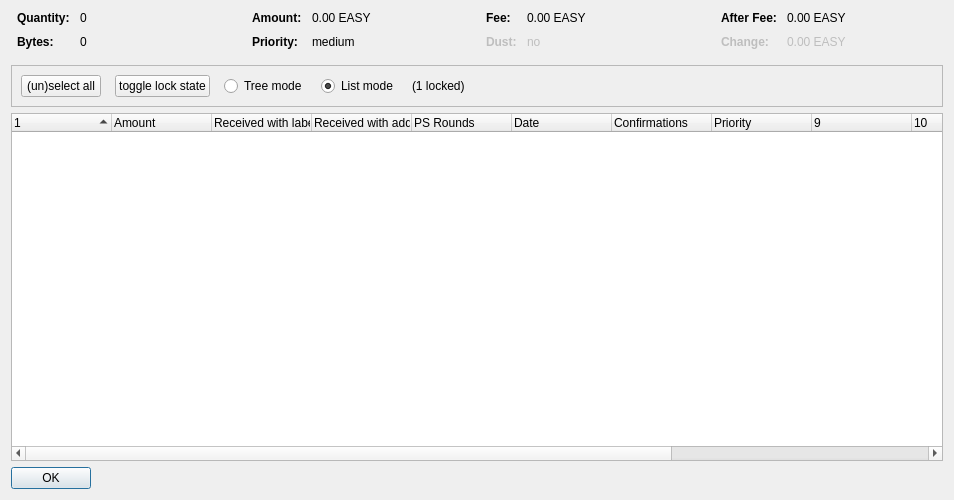
<?xml version="1.0" encoding="UTF-8"?>
<ui version="4.0">
 <class>CoinControlDialog</class>
 <widget class="QDialog" name="CoinControlDialog">
  <property name="geometry">
   <rect>
    <x>0</x>
    <y>0</y>
    <width>954</width>
    <height>500</height>
   </rect>
  </property>
  <property name="windowTitle">
   <string>Coin Selection</string>
  </property>
  <layout class="QVBoxLayout" name="verticalLayout">
   <item>
    <layout class="QHBoxLayout" name="horizontalLayoutTop" stretch="0,0,0,0">
     <property name="topMargin">
      <number>0</number>
     </property>
     <property name="bottomMargin">
      <number>10</number>
     </property>
     <item>
      <layout class="QFormLayout" name="formLayoutCoinControl1">
       <property name="horizontalSpacing">
        <number>10</number>
       </property>
       <property name="verticalSpacing">
        <number>10</number>
       </property>
       <property name="leftMargin">
        <number>6</number>
       </property>
       <property name="rightMargin">
        <number>6</number>
       </property>
       <item row="0" column="0">
        <widget class="QLabel" name="labelCoinControlQuantityText">
         <property name="font">
          <font>
           <weight>75</weight>
           <bold>true</bold>
          </font>
         </property>
         <property name="text">
          <string>Quantity:</string>
         </property>
        </widget>
       </item>
       <item row="0" column="1">
        <widget class="QLabel" name="labelCoinControlQuantity">
         <property name="cursor">
          <cursorShape>IBeamCursor</cursorShape>
         </property>
         <property name="contextMenuPolicy">
          <enum>Qt::ActionsContextMenu</enum>
         </property>
         <property name="text">
          <string notr="true">0</string>
         </property>
         <property name="textInteractionFlags">
          <set>Qt::LinksAccessibleByMouse|Qt::TextSelectableByKeyboard|Qt::TextSelectableByMouse</set>
         </property>
        </widget>
       </item>
       <item row="1" column="0">
        <widget class="QLabel" name="labelCoinControlBytesText">
         <property name="font">
          <font>
           <weight>75</weight>
           <bold>true</bold>
          </font>
         </property>
         <property name="text">
          <string>Bytes:</string>
         </property>
        </widget>
       </item>
       <item row="1" column="1">
        <widget class="QLabel" name="labelCoinControlBytes">
         <property name="cursor">
          <cursorShape>IBeamCursor</cursorShape>
         </property>
         <property name="contextMenuPolicy">
          <enum>Qt::ActionsContextMenu</enum>
         </property>
         <property name="text">
          <string notr="true">0</string>
         </property>
         <property name="textInteractionFlags">
          <set>Qt::LinksAccessibleByMouse|Qt::TextSelectableByKeyboard|Qt::TextSelectableByMouse</set>
         </property>
        </widget>
       </item>
      </layout>
     </item>
     <item>
      <layout class="QFormLayout" name="formLayoutCoinControl2">
       <property name="horizontalSpacing">
        <number>10</number>
       </property>
       <property name="verticalSpacing">
        <number>10</number>
       </property>
       <property name="leftMargin">
        <number>6</number>
       </property>
       <property name="rightMargin">
        <number>6</number>
       </property>
       <item row="0" column="0">
        <widget class="QLabel" name="labelCoinControlAmountText">
         <property name="font">
          <font>
           <weight>75</weight>
           <bold>true</bold>
          </font>
         </property>
         <property name="text">
          <string>Amount:</string>
         </property>
        </widget>
       </item>
       <item row="0" column="1">
        <widget class="QLabel" name="labelCoinControlAmount">
         <property name="cursor">
          <cursorShape>IBeamCursor</cursorShape>
         </property>
         <property name="contextMenuPolicy">
          <enum>Qt::ActionsContextMenu</enum>
         </property>
         <property name="text">
          <string notr="true">0.00 EASY</string>
         </property>
         <property name="textInteractionFlags">
          <set>Qt::LinksAccessibleByMouse|Qt::TextSelectableByKeyboard|Qt::TextSelectableByMouse</set>
         </property>
        </widget>
       </item>
       <item row="1" column="0">
        <widget class="QLabel" name="labelCoinControlPriorityText">
         <property name="font">
          <font>
           <weight>75</weight>
           <bold>true</bold>
          </font>
         </property>
         <property name="text">
          <string>Priority:</string>
         </property>
        </widget>
       </item>
       <item row="1" column="1">
        <widget class="QLabel" name="labelCoinControlPriority">
         <property name="cursor">
          <cursorShape>IBeamCursor</cursorShape>
         </property>
         <property name="contextMenuPolicy">
          <enum>Qt::ActionsContextMenu</enum>
         </property>
         <property name="text">
          <string>medium</string>
         </property>
         <property name="textInteractionFlags">
          <set>Qt::LinksAccessibleByMouse|Qt::TextSelectableByKeyboard|Qt::TextSelectableByMouse</set>
         </property>
        </widget>
       </item>
      </layout>
     </item>
     <item>
      <layout class="QFormLayout" name="formLayoutCoinControl3">
       <property name="horizontalSpacing">
        <number>10</number>
       </property>
       <property name="verticalSpacing">
        <number>10</number>
       </property>
       <property name="leftMargin">
        <number>6</number>
       </property>
       <property name="rightMargin">
        <number>6</number>
       </property>
       <item row="0" column="0">
        <widget class="QLabel" name="labelCoinControlFeeText">
         <property name="font">
          <font>
           <weight>75</weight>
           <bold>true</bold>
          </font>
         </property>
         <property name="text">
          <string>Fee:</string>
         </property>
        </widget>
       </item>
       <item row="0" column="1">
        <widget class="QLabel" name="labelCoinControlFee">
         <property name="cursor">
          <cursorShape>IBeamCursor</cursorShape>
         </property>
         <property name="contextMenuPolicy">
          <enum>Qt::ActionsContextMenu</enum>
         </property>
         <property name="text">
          <string notr="true">0.00 EASY</string>
         </property>
         <property name="textInteractionFlags">
          <set>Qt::LinksAccessibleByMouse|Qt::TextSelectableByKeyboard|Qt::TextSelectableByMouse</set>
         </property>
        </widget>
       </item>
       <item row="1" column="0">
        <widget class="QLabel" name="labelCoinControlLowOutputText">
         <property name="enabled">
          <bool>false</bool>
         </property>
         <property name="font">
          <font>
           <weight>75</weight>
           <bold>true</bold>
          </font>
         </property>
         <property name="text">
          <string>Dust:</string>
         </property>
        </widget>
       </item>
       <item row="1" column="1">
        <widget class="QLabel" name="labelCoinControlLowOutput">
         <property name="enabled">
          <bool>false</bool>
         </property>
         <property name="cursor">
          <cursorShape>IBeamCursor</cursorShape>
         </property>
         <property name="contextMenuPolicy">
          <enum>Qt::ActionsContextMenu</enum>
         </property>
         <property name="text">
          <string>no</string>
         </property>
         <property name="textInteractionFlags">
          <set>Qt::LinksAccessibleByMouse|Qt::TextSelectableByKeyboard|Qt::TextSelectableByMouse</set>
         </property>
        </widget>
       </item>
      </layout>
     </item>
     <item>
      <layout class="QFormLayout" name="formLayoutCoinControl4">
       <property name="horizontalSpacing">
        <number>10</number>
       </property>
       <property name="verticalSpacing">
        <number>10</number>
       </property>
       <property name="leftMargin">
        <number>6</number>
       </property>
       <property name="rightMargin">
        <number>6</number>
       </property>
       <item row="0" column="0">
        <widget class="QLabel" name="labelCoinControlAfterFeeText">
         <property name="font">
          <font>
           <weight>75</weight>
           <bold>true</bold>
          </font>
         </property>
         <property name="text">
          <string>After Fee:</string>
         </property>
        </widget>
       </item>
       <item row="0" column="1">
        <widget class="QLabel" name="labelCoinControlAfterFee">
         <property name="cursor">
          <cursorShape>IBeamCursor</cursorShape>
         </property>
         <property name="contextMenuPolicy">
          <enum>Qt::ActionsContextMenu</enum>
         </property>
         <property name="text">
          <string notr="true">0.00 EASY</string>
         </property>
         <property name="textInteractionFlags">
          <set>Qt::LinksAccessibleByMouse|Qt::TextSelectableByKeyboard|Qt::TextSelectableByMouse</set>
         </property>
        </widget>
       </item>
       <item row="1" column="0">
        <widget class="QLabel" name="labelCoinControlChangeText">
         <property name="enabled">
          <bool>false</bool>
         </property>
         <property name="font">
          <font>
           <weight>75</weight>
           <bold>true</bold>
          </font>
         </property>
         <property name="text">
          <string>Change:</string>
         </property>
        </widget>
       </item>
       <item row="1" column="1">
        <widget class="QLabel" name="labelCoinControlChange">
         <property name="enabled">
          <bool>false</bool>
         </property>
         <property name="cursor">
          <cursorShape>IBeamCursor</cursorShape>
         </property>
         <property name="contextMenuPolicy">
          <enum>Qt::ActionsContextMenu</enum>
         </property>
         <property name="text">
          <string notr="true">0.00 EASY</string>
         </property>
         <property name="textInteractionFlags">
          <set>Qt::LinksAccessibleByMouse|Qt::TextSelectableByKeyboard|Qt::TextSelectableByMouse</set>
         </property>
        </widget>
       </item>
      </layout>
     </item>
    </layout>
   </item>
   <item>
    <widget class="QFrame" name="frame">
     <property name="minimumSize">
      <size>
       <width>0</width>
       <height>40</height>
      </size>
     </property>
     <property name="frameShape">
      <enum>QFrame::StyledPanel</enum>
     </property>
     <property name="frameShadow">
      <enum>QFrame::Sunken</enum>
     </property>
     <layout class="QHBoxLayout" name="horizontalLayout">
      <item>
       <layout class="QHBoxLayout" name="horizontalLayoutPanel" stretch="0,0,0,0,0,0">
        <property name="spacing">
         <number>14</number>
        </property>
        <item>
         <widget class="QPushButton" name="pushButtonSelectAll">
          <property name="sizePolicy">
           <sizepolicy hsizetype="Maximum" vsizetype="Fixed">
            <horstretch>0</horstretch>
            <verstretch>0</verstretch>
           </sizepolicy>
          </property>
          <property name="text">
           <string>(un)select all</string>
          </property>
          <property name="autoDefault">
           <bool>false</bool>
          </property>
         </widget>
        </item>
        <item>
         <widget class="QPushButton" name="pushButtonToggleLock">
          <property name="sizePolicy">
           <sizepolicy hsizetype="Maximum" vsizetype="Fixed">
            <horstretch>0</horstretch>
            <verstretch>0</verstretch>
           </sizepolicy>
          </property>
          <property name="text">
           <string>toggle lock state</string>
          </property>
          <property name="autoDefault">
           <bool>false</bool>
          </property>
         </widget>
        </item>
        <item>
         <widget class="QRadioButton" name="radioTreeMode">
          <property name="sizePolicy">
           <sizepolicy hsizetype="Maximum" vsizetype="Fixed">
            <horstretch>0</horstretch>
            <verstretch>0</verstretch>
           </sizepolicy>
          </property>
          <property name="text">
           <string>Tree mode</string>
          </property>
         </widget>
        </item>
        <item>
         <widget class="QRadioButton" name="radioListMode">
          <property name="sizePolicy">
           <sizepolicy hsizetype="Maximum" vsizetype="Fixed">
            <horstretch>0</horstretch>
            <verstretch>0</verstretch>
           </sizepolicy>
          </property>
          <property name="text">
           <string>List mode</string>
          </property>
          <property name="checked">
           <bool>true</bool>
          </property>
         </widget>
        </item>
        <item>
         <widget class="QLabel" name="labelLocked">
          <property name="text">
           <string>(1 locked)</string>
          </property>
         </widget>
        </item>
        <item>
         <spacer name="horizontalSpacer">
          <property name="orientation">
           <enum>Qt::Horizontal</enum>
          </property>
          <property name="sizeHint" stdset="0">
           <size>
            <width>40</width>
            <height>20</height>
           </size>
          </property>
         </spacer>
        </item>
       </layout>
      </item>
     </layout>
    </widget>
   </item>
   <item>
    <widget class="CoinControlTreeWidget" name="treeWidget">
     <property name="contextMenuPolicy">
      <enum>Qt::CustomContextMenu</enum>
     </property>
     <property name="sortingEnabled">
      <bool>false</bool>
     </property>
     <property name="columnCount">
      <number>13</number>
     </property>
     <attribute name="headerShowSortIndicator" stdset="0">
      <bool>true</bool>
     </attribute>
     <attribute name="headerStretchLastSection">
      <bool>false</bool>
     </attribute>
     <column>
      <property name="text">
       <string/>
      </property>
     </column>
     <column>
      <property name="text">
       <string>Amount</string>
      </property>
     </column>
     <column>
      <property name="text">
       <string>Received with label</string>
      </property>
     </column>
     <column>
      <property name="text">
       <string>Received with address</string>
      </property>
     </column>
     <column>
      <property name="text">
       <string>PS Rounds</string>
      </property>
     </column>
     <column>
      <property name="text">
       <string>Date</string>
      </property>
     </column>
     <column>
      <property name="text">
       <string>Confirmations</string>
      </property>
      <property name="toolTip">
       <string>Confirmed</string>
      </property>
     </column>
     <column>
      <property name="text">
       <string>Priority</string>
      </property>
     </column>
     <column>
      <property name="text">
       <string/>
      </property>
     </column>
     <column>
      <property name="text">
       <string/>
      </property>
     </column>
     <column>
      <property name="text">
       <string/>
      </property>
     </column>
     <column>
      <property name="text">
       <string/>
      </property>
     </column>
     <column>
      <property name="text">
       <string/>
      </property>
     </column>
    </widget>
   </item>
   <item>
    <widget class="QDialogButtonBox" name="buttonBox">
     <property name="sizePolicy">
      <sizepolicy hsizetype="Maximum" vsizetype="Fixed">
       <horstretch>0</horstretch>
       <verstretch>0</verstretch>
      </sizepolicy>
     </property>
     <property name="orientation">
      <enum>Qt::Horizontal</enum>
     </property>
     <property name="standardButtons">
      <set>QDialogButtonBox::Ok</set>
     </property>
    </widget>
   </item>
  </layout>
 </widget>
 <customwidgets>
  <customwidget>
   <class>CoinControlTreeWidget</class>
   <extends>QTreeWidget</extends>
   <header>coincontroltreewidget.h</header>
  </customwidget>
 </customwidgets>
 <resources/>
 <connections/>
</ui>
